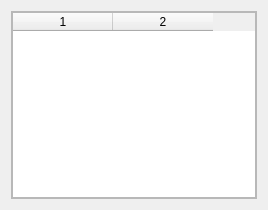
<?xml version="1.0" encoding="UTF-8"?>
<ui version="4.0">
 <class>openDB</class>
 <widget class="QWidget" name="openDB">
  <property name="geometry">
   <rect>
    <x>0</x>
    <y>0</y>
    <width>268</width>
    <height>210</height>
   </rect>
  </property>
  <property name="windowTitle">
   <string>Form</string>
  </property>
  <layout class="QVBoxLayout" name="verticalLayout_2">
   <item>
    <widget class="QFrame" name="dlg_frame">
     <property name="frameShape">
      <enum>QFrame::StyledPanel</enum>
     </property>
     <property name="frameShadow">
      <enum>QFrame::Sunken</enum>
     </property>
     <property name="lineWidth">
      <number>3</number>
     </property>
     <layout class="QVBoxLayout" name="verticalLayout">
      <property name="spacing">
       <number>0</number>
      </property>
      <property name="leftMargin">
       <number>0</number>
      </property>
      <property name="topMargin">
       <number>0</number>
      </property>
      <property name="rightMargin">
       <number>0</number>
      </property>
      <property name="bottomMargin">
       <number>0</number>
      </property>
      <item>
       <widget class="QTableWidget" name="listDB">
        <property name="horizontalScrollBarPolicy">
         <enum>Qt::ScrollBarAlwaysOff</enum>
        </property>
        <property name="sizeAdjustPolicy">
         <enum>QAbstractScrollArea::AdjustToContentsOnFirstShow</enum>
        </property>
        <property name="editTriggers">
         <set>QAbstractItemView::NoEditTriggers</set>
        </property>
        <property name="defaultDropAction">
         <enum>Qt::IgnoreAction</enum>
        </property>
        <property name="selectionMode">
         <enum>QAbstractItemView::SingleSelection</enum>
        </property>
        <property name="selectionBehavior">
         <enum>QAbstractItemView::SelectRows</enum>
        </property>
        <property name="showGrid">
         <bool>false</bool>
        </property>
        <property name="gridStyle">
         <enum>Qt::NoPen</enum>
        </property>
        <property name="wordWrap">
         <bool>false</bool>
        </property>
        <property name="cornerButtonEnabled">
         <bool>false</bool>
        </property>
        <property name="columnCount">
         <number>2</number>
        </property>
        <attribute name="verticalHeaderVisible">
         <bool>false</bool>
        </attribute>
        <column/>
        <column/>
       </widget>
      </item>
     </layout>
    </widget>
   </item>
  </layout>
 </widget>
 <resources/>
 <connections/>
</ui>
